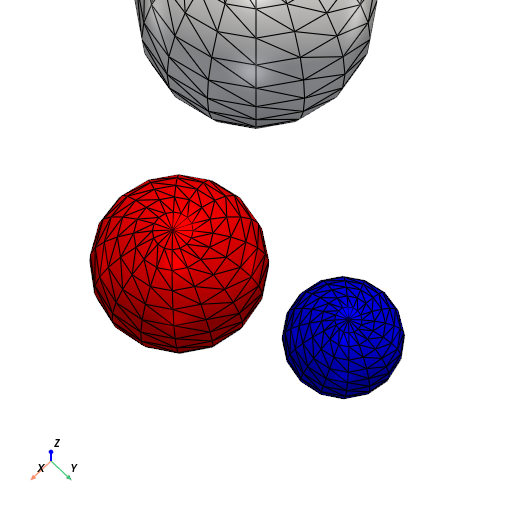
#> input picture src/controllnet/multi_sphere_render.png, 512 x 512 px
$ python -i effects.py   (imports and definitions only)
#> lines starting #> are read from the running program, lines starting #| are printed output that depends on the picture
import cv2
import numpy as np

class CannyEffects:

    @staticmethod
    def validate_canny_image(edge_img):
        """Ensure the input is a single-channel uint8 Canny edge image."""
        if edge_img.ndim != 2 or edge_img.dtype != np.uint8:
            raise ValueError("Input must be a single-channel uint8 Canny edge image.")

    # [9 lines left out: function canny_with_variable_noise, not called in this run]

    def canny_edge_distance_map(self, edge_img):
        """Return a distance transform from the Canny edges (expects Canny edge image)."""
        self.validate_canny_image(edge_img)
        inv_edges = cv2.bitwise_not(edge_img)
        dist = cv2.distanceTransform(inv_edges, cv2.DIST_L2, 3)
        dist_norm = cv2.normalize(dist, None, 0, 255, cv2.NORM_MINMAX).astype(np.uint8)  # type: ignore
        return dist_norm

    # [58 lines left out: functions canny_with_gaussian_peaks, canny_with_fast_transform, canny_pixelate, canny_glitch_shift, not called in this run]

>>> import cv2
>>> picture = cv2.imread('../controllnet/multi_sphere_render.png', cv2.IMREAD_GRAYSCALE)
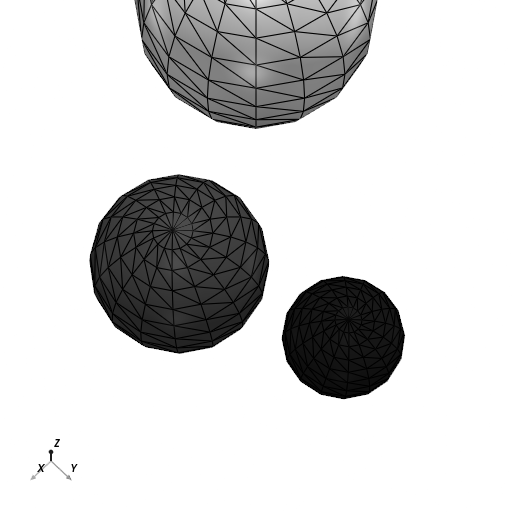
#> picture: shape (512, 512); min 0, max 255, mean 211.7
>>> result = CannyEffects().canny_edge_distance_map(picture)
#> in canny_edge_distance_map, `inv_edges = cv2.bitwise_not(edge_img)`:
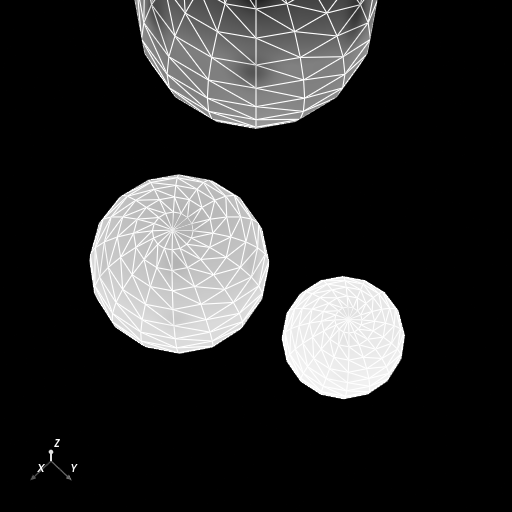
#> inv_edges: shape (512, 512); min 0, max 255, mean 43.3
#> in canny_edge_distance_map, `dist = cv2.distanceTransform(inv_edges, cv2.DIST_L2, 3)`:
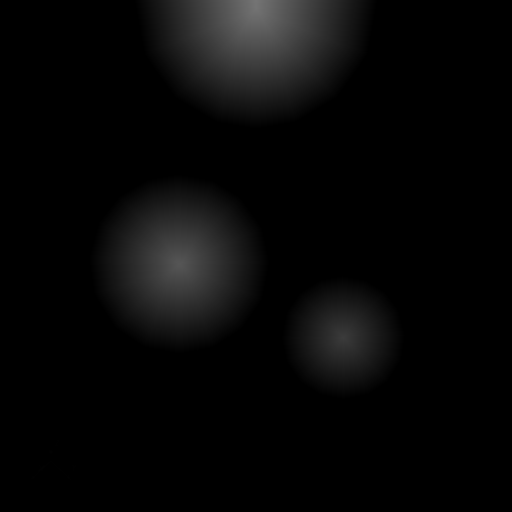
#> dist: shape (512, 512) float32; min 0, max 116.5, mean 7.5
#> in canny_edge_distance_map, `dist_norm = cv2.normalize(dist, None, 0, 255, cv2.NORM_MINMAX).astype(..`:
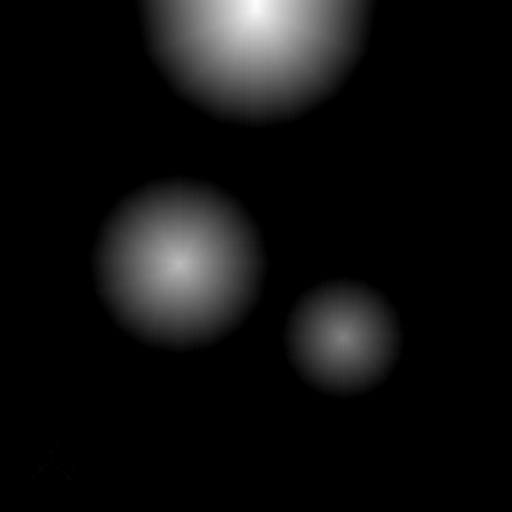
#> dist_norm: shape (512, 512); min 0, max 255, mean 16.3

$ run again, on src/controllnet/sphere_render.png
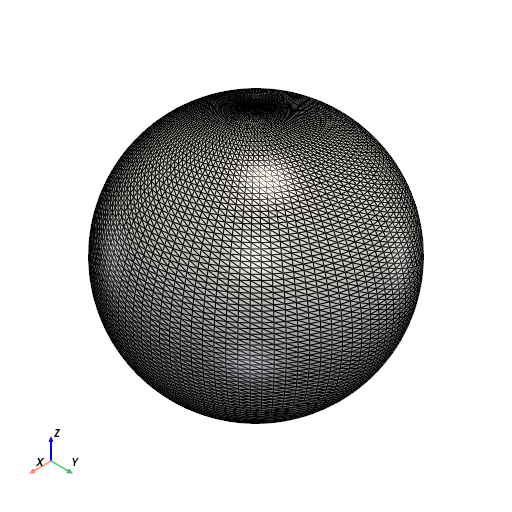
#> input picture src/controllnet/sphere_render.png, 512 x 512 px
#> in canny_edge_distance_map, `inv_edges = cv2.bitwise_not(edge_img)`:
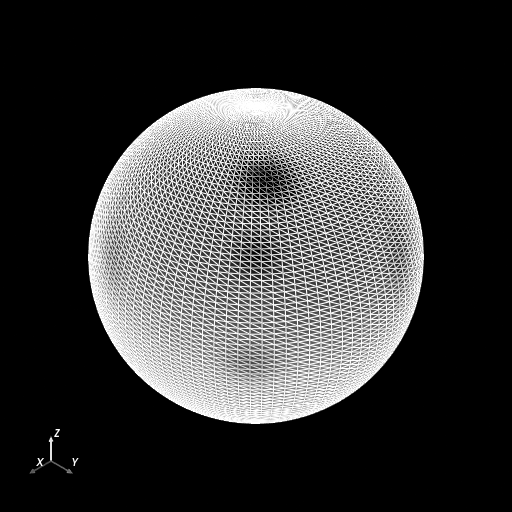
#> inv_edges: shape (512, 512); min 0, max 255, mean 57.5
#> in canny_edge_distance_map, `dist_norm = cv2.normalize(dist, None, 0, 255, cv2.NORM_MINMAX).astype(..`:
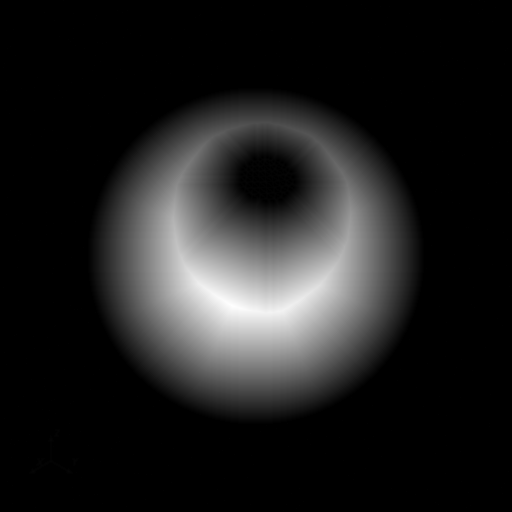
#> dist_norm: shape (512, 512); min 0, max 255, mean 30.8
